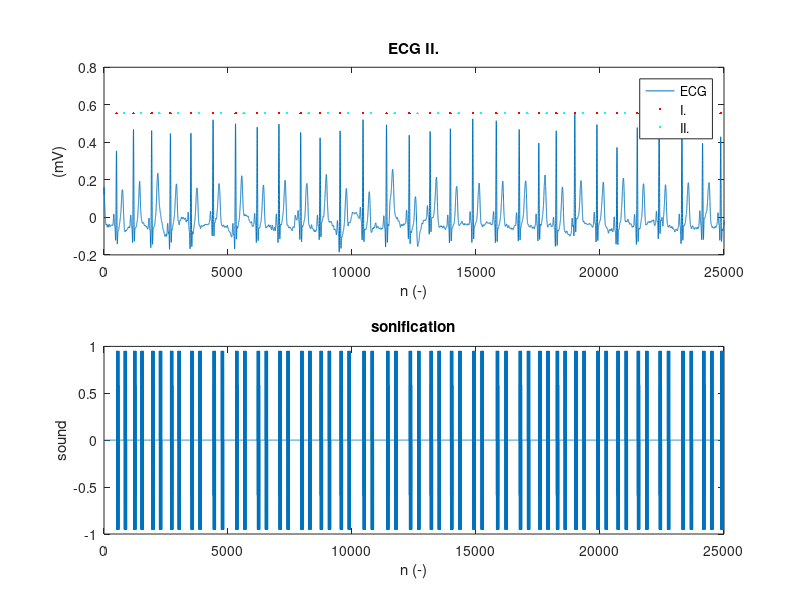

Source code (MATLAB):
close all;
clear all;
clc;

load('ECG_01_fs1k.mat');


figure('Name', 'ECG II', 'NumberTitle', 'off', 'Position', [0 0 1920 1080]);
subplot(211)
plot(ekg);
xlim([0 2.5e4]);
xlabel('n (-)'); ylabel('(mV)'); title('ECG II.')

hold on
plot(Rm,max(ekg)*ones(length(Rm),1),'.r');
plot(Te,max(ekg)*ones(length(Te),1),'.c');

legend('ECG','I.','II.')

tn=linspace(0,0.1-1/fs,fs*0.1)';
Isin=sin(2*pi*300*tn);
IIsin=sin(2*pi*200*tn);

sono=zeros(size(ekg));

for i=1:length(Rm)
    sono(Rm(i):(Rm(i)+fs*0.1-1))=Isin;
end

for i=1:length(Te)
    sono(Te(i):(Te(i)+fs*0.1-1))=IIsin;
end

subplot(212)
plot(sono)
xlim([0, length(ekg)]);
xlabel('n (-)'); ylabel('sound'); title('sonification')

HR = round(length(Rm)/(length(ekg)/fs)*60);

fprintf('HR = %.f', HR);

sound(sono, fs)